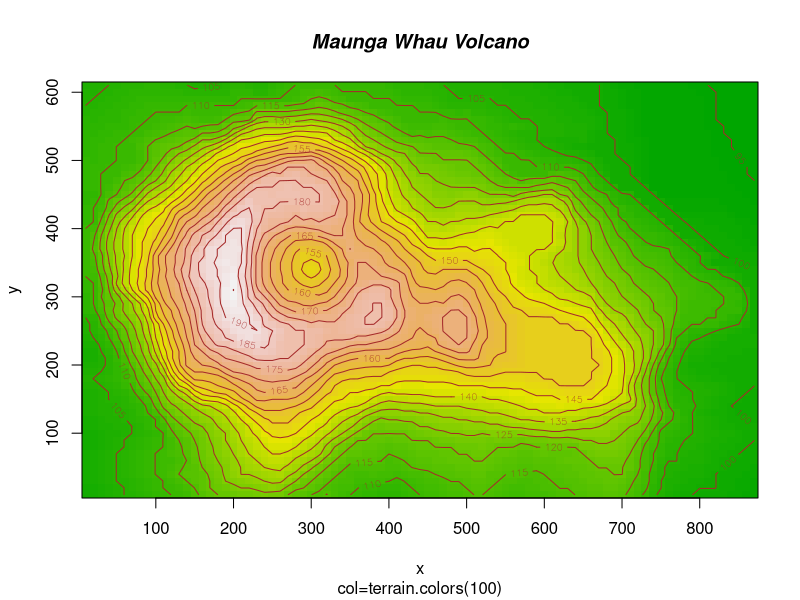

Write the R code that produced this figure.
# R Graph Gallery  http://addictedtor.free.fr/graphiques/
layout(matrix(1:1))
#--------------------------------------------------------


x <- 10*(1:nrow(volcano)); x.at <- seq(100, 800, by=100) 
y <- 10*(1:ncol(volcano)); y.at <- seq(100, 600, by=100) 

					# Using Terrain Colors

image(x, y, volcano, col=terrain.colors(100),axes=FALSE) 
contour(x, y, volcano, levels=seq(90, 200, by=5), add=TRUE, col="brown") 
axis(1, at=x.at) 
axis(2, at=y.at) 
box() 
title(main="Maunga Whau Volcano", sub = "col=terrain.colors(100)", font.main=4)

 
 #--------------------------------------------------------
 layout(matrix(1:1))